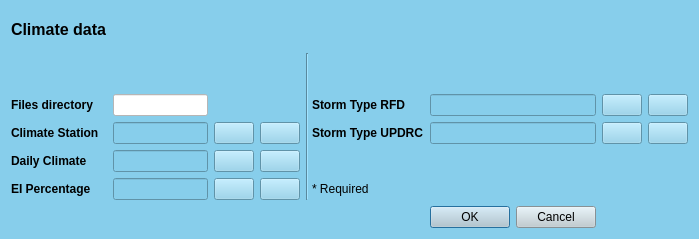
<?xml version="1.0" encoding="UTF-8"?>
<ui version="4.0">
 <class>ClimateDialog</class>
 <widget class="QDialog" name="ClimateDialog">
  <property name="geometry">
   <rect>
    <x>0</x>
    <y>0</y>
    <width>699</width>
    <height>239</height>
   </rect>
  </property>
  <property name="windowTitle">
   <string>Dialog</string>
  </property>
  <property name="styleSheet">
   <string notr="true">background-color: #87CEEB;</string>
  </property>
  <layout class="QGridLayout" name="gridLayout">
   <item row="3" column="0">
    <widget class="QLabel" name="label_3">
     <property name="font">
      <font>
       <weight>75</weight>
       <bold>true</bold>
      </font>
     </property>
     <property name="text">
      <string>Climate Station</string>
     </property>
    </widget>
   </item>
   <item row="0" column="0">
    <widget class="QLabel" name="label">
     <property name="font">
      <font>
       <pointsize>12</pointsize>
       <weight>75</weight>
       <bold>true</bold>
      </font>
     </property>
     <property name="text">
      <string>Climate data</string>
     </property>
    </widget>
   </item>
   <item row="2" column="0">
    <widget class="QLabel" name="label_5">
     <property name="font">
      <font>
       <weight>75</weight>
       <bold>true</bold>
      </font>
     </property>
     <property name="text">
      <string>Files directory</string>
     </property>
    </widget>
   </item>
   <item row="3" column="5">
    <widget class="QLabel" name="label_14">
     <property name="font">
      <font>
       <weight>75</weight>
       <bold>true</bold>
      </font>
     </property>
     <property name="text">
      <string>Storm Type UPDRC</string>
     </property>
    </widget>
   </item>
   <item row="2" column="5">
    <widget class="QLabel" name="label_13">
     <property name="font">
      <font>
       <weight>75</weight>
       <bold>true</bold>
      </font>
     </property>
     <property name="text">
      <string>Storm Type RFD</string>
     </property>
    </widget>
   </item>
   <item row="3" column="6">
    <widget class="QLineEdit" name="lineEdit_25"/>
   </item>
   <item row="3" column="1">
    <widget class="QLineEdit" name="lineEdit"/>
   </item>
   <item row="3" column="7">
    <widget class="QPushButton" name="pushButton_5">
     <property name="text">
      <string/>
     </property>
    </widget>
   </item>
   <item row="2" column="1">
    <widget class="QLineEdit" name="lineEdit_3">
     <property name="styleSheet">
      <string notr="true">background-color: white;</string>
     </property>
    </widget>
   </item>
   <item row="4" column="0">
    <widget class="QLabel" name="label_2">
     <property name="font">
      <font>
       <weight>75</weight>
       <bold>true</bold>
      </font>
     </property>
     <property name="text">
      <string>Daily Climate</string>
     </property>
    </widget>
   </item>
   <item row="4" column="1">
    <widget class="QLineEdit" name="lineEdit_2"/>
   </item>
   <item row="4" column="2">
    <widget class="QPushButton" name="pushButton_2">
     <property name="text">
      <string/>
     </property>
    </widget>
   </item>
   <item row="3" column="2">
    <widget class="QPushButton" name="pushButton">
     <property name="text">
      <string/>
     </property>
    </widget>
   </item>
   <item row="2" column="6">
    <widget class="QLineEdit" name="lineEdit_24"/>
   </item>
   <item row="1" column="4" rowspan="5" colspan="2">
    <widget class="Line" name="line">
     <property name="orientation">
      <enum>Qt::Vertical</enum>
     </property>
    </widget>
   </item>
   <item row="2" column="7">
    <widget class="QPushButton" name="pushButton_4">
     <property name="text">
      <string/>
     </property>
    </widget>
   </item>
   <item row="5" column="1">
    <widget class="QLineEdit" name="lineEdit_12"/>
   </item>
   <item row="6" column="6">
    <widget class="QDialogButtonBox" name="buttonBox">
     <property name="styleSheet">
      <string notr="true">background-color: #becbd1;</string>
     </property>
     <property name="orientation">
      <enum>Qt::Horizontal</enum>
     </property>
     <property name="standardButtons">
      <set>QDialogButtonBox::Cancel|QDialogButtonBox::Ok</set>
     </property>
    </widget>
   </item>
   <item row="5" column="0">
    <widget class="QLabel" name="label_12">
     <property name="font">
      <font>
       <weight>75</weight>
       <bold>true</bold>
      </font>
     </property>
     <property name="text">
      <string>EI Percentage</string>
     </property>
    </widget>
   </item>
   <item row="5" column="5">
    <widget class="QLabel" name="label_4">
     <property name="text">
      <string>* Required</string>
     </property>
    </widget>
   </item>
   <item row="5" column="2">
    <widget class="QPushButton" name="pushButton_3">
     <property name="text">
      <string/>
     </property>
    </widget>
   </item>
   <item row="3" column="3">
    <widget class="QPushButton" name="pushButton_6">
     <property name="text">
      <string/>
     </property>
    </widget>
   </item>
   <item row="5" column="3">
    <widget class="QPushButton" name="pushButton_8">
     <property name="text">
      <string/>
     </property>
    </widget>
   </item>
   <item row="4" column="3">
    <widget class="QPushButton" name="pushButton_7">
     <property name="text">
      <string/>
     </property>
    </widget>
   </item>
   <item row="2" column="8">
    <widget class="QPushButton" name="pushButton_9">
     <property name="text">
      <string/>
     </property>
    </widget>
   </item>
   <item row="3" column="8">
    <widget class="QPushButton" name="pushButton_10">
     <property name="text">
      <string/>
     </property>
    </widget>
   </item>
  </layout>
 </widget>
 <resources/>
 <connections>
  <connection>
   <sender>buttonBox</sender>
   <signal>accepted()</signal>
   <receiver>ClimateDialog</receiver>
   <slot>accept()</slot>
   <hints>
    <hint type="sourcelabel">
     <x>248</x>
     <y>254</y>
    </hint>
    <hint type="destinationlabel">
     <x>157</x>
     <y>274</y>
    </hint>
   </hints>
  </connection>
  <connection>
   <sender>buttonBox</sender>
   <signal>rejected()</signal>
   <receiver>ClimateDialog</receiver>
   <slot>reject()</slot>
   <hints>
    <hint type="sourcelabel">
     <x>316</x>
     <y>260</y>
    </hint>
    <hint type="destinationlabel">
     <x>286</x>
     <y>274</y>
    </hint>
   </hints>
  </connection>
 </connections>
</ui>
